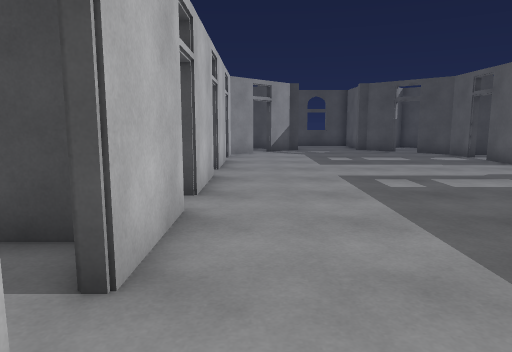
View 1 (above)

24 first-person views from a walk through a 3-D level made in the Unity game engine. The camera is 1.3 m above the floor, tilts 8° down and sees 70° across. The floor is counted in squares, 1 m on a side. Each view is taken from the middle of a square. On the plan, view 1 faces up. The plan holds only what a view shows up to about 15 squares ahead; the rest is blank. The place goes on beyond the plan. The player character is not drawn. Door leaves are left out, so doorways stand open.

View 2
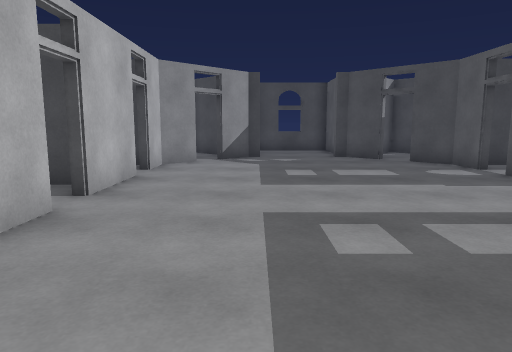

View 3
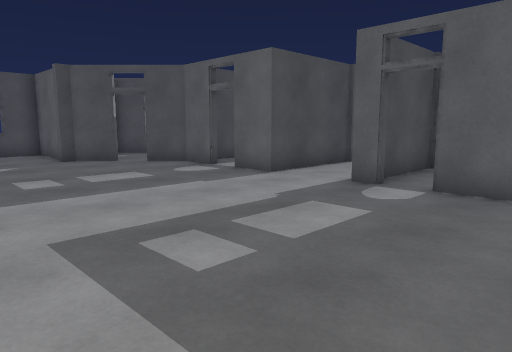

View 4
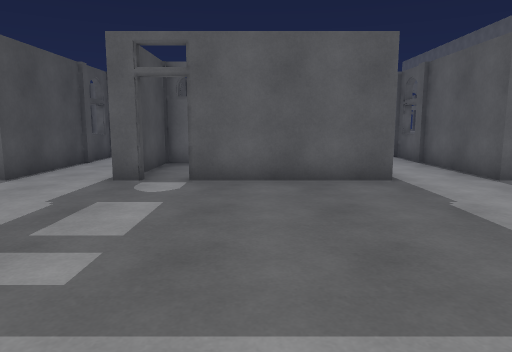

View 5
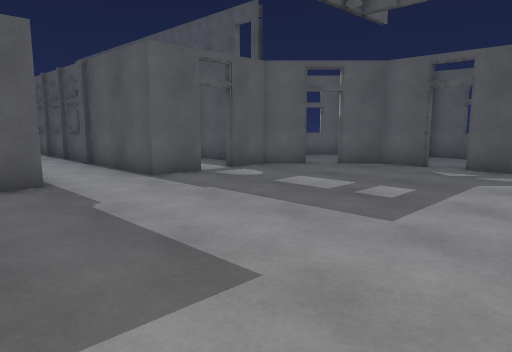

View 6
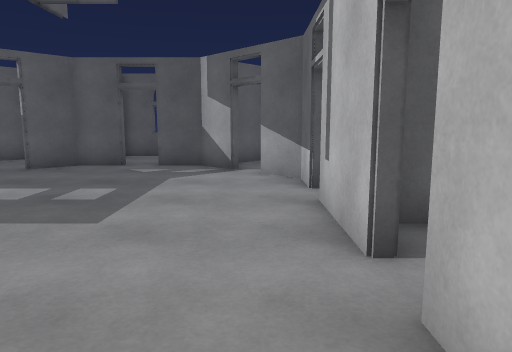

View 7
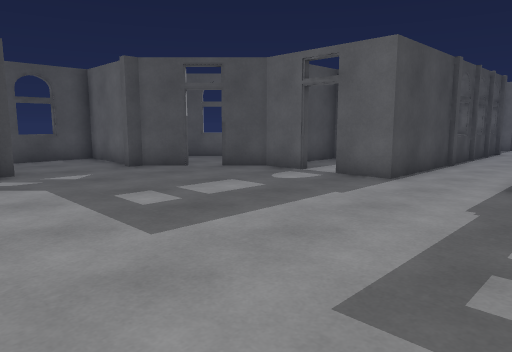

View 8
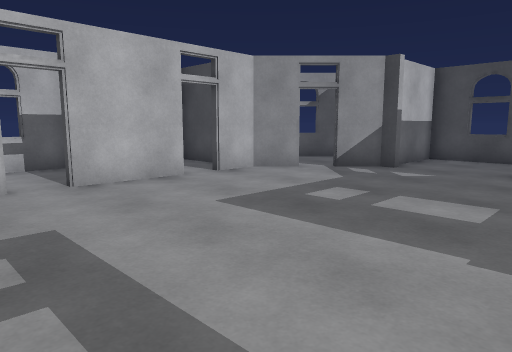

View 9
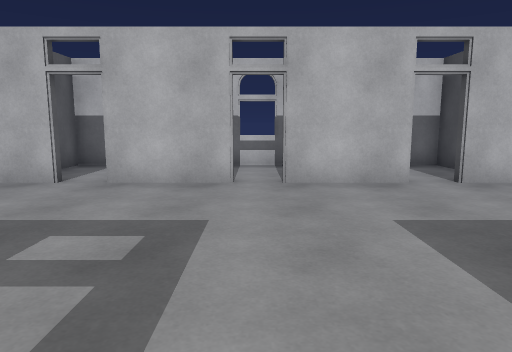

View 10
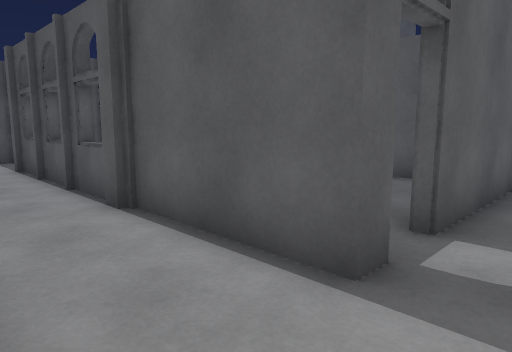

View 11
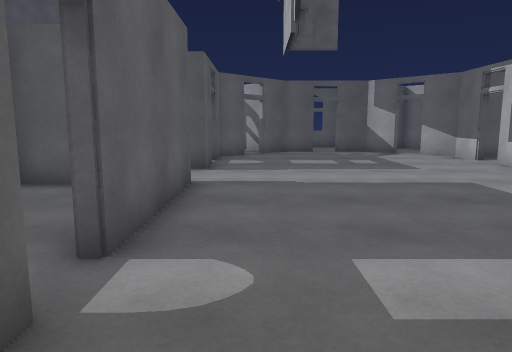

View 12
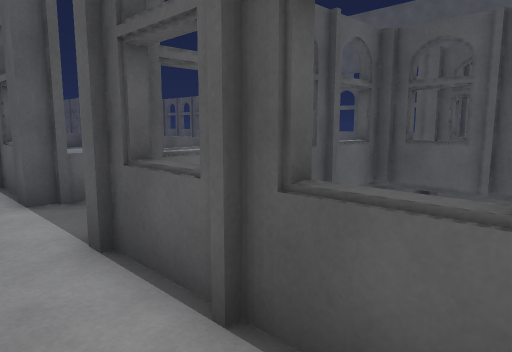

View 13
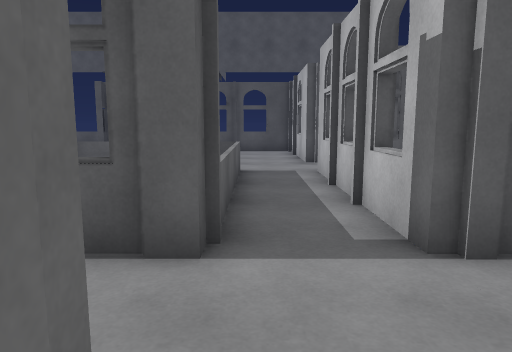

View 14
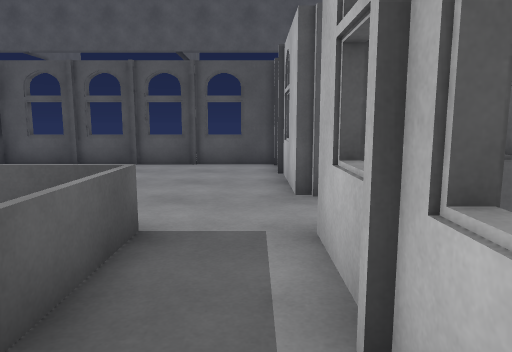

View 15
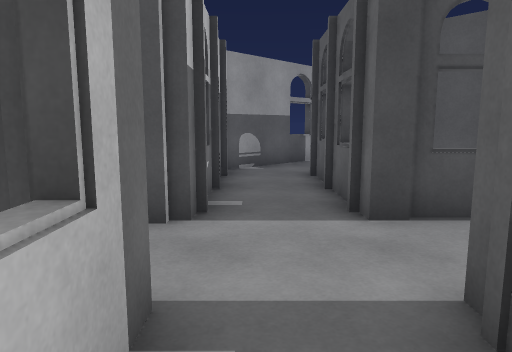

View 16
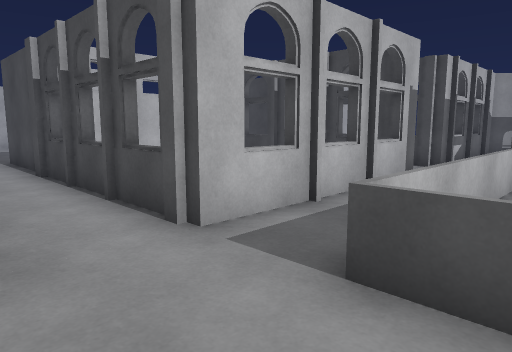

View 17
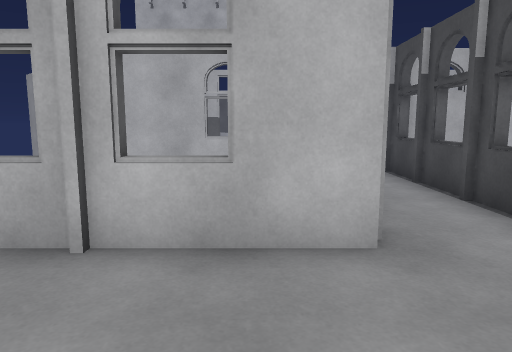

View 18
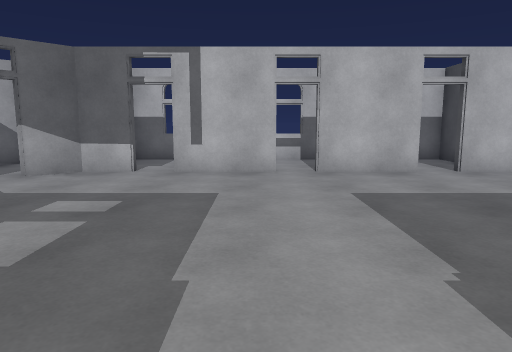

View 19
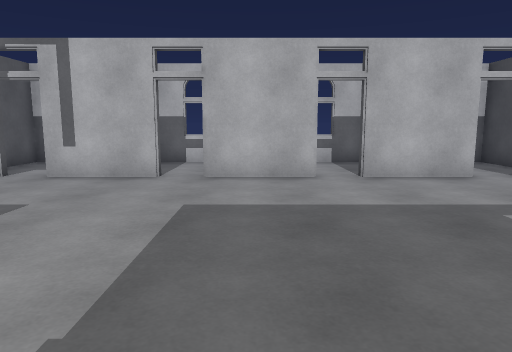

View 20
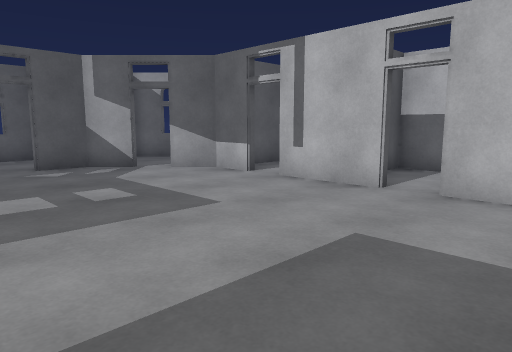

View 21
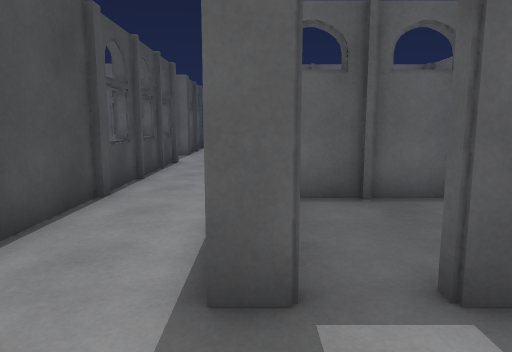

View 22
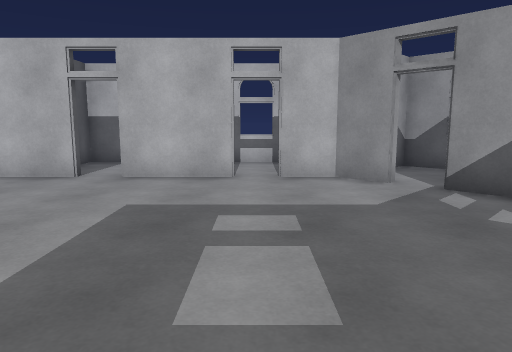

View 23
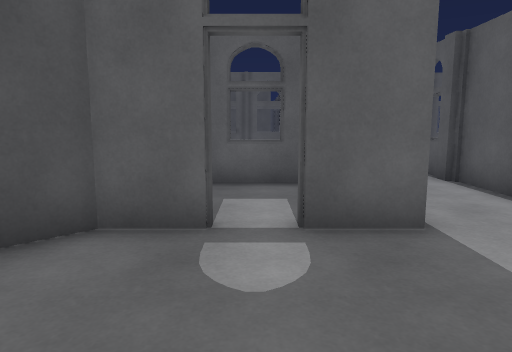

View 24
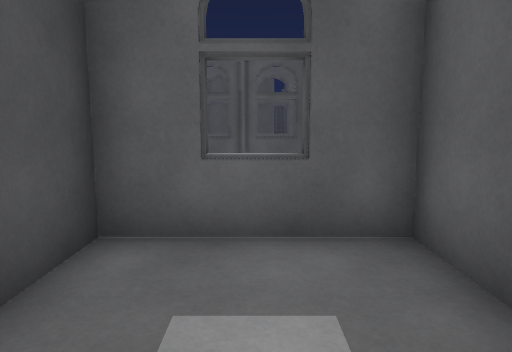

### Floor plan
Key: @ floor where view 1 was taken; # wall or solid block; x gap in a wall; . floor; = window, fence, low wall or low ledge.
Columns run from 5 left of view 1 to 23 right of it. Each row starts with its distance up from view 1.
 23        #####
 22        #...#
 21        #...#
 20        #...#
 19       ##...#             ##
 18      .#....###          ##.
 17     #........#          #..
 16 #####........#####      #..#
 15 #...#.........#..#      #..#
 14 =................=      #..#
 13 #...#.........#..#      #..#
 12 #####.........#####=#=#=#..#=
 11 #...#........................
 10 =............................
  9 #...#.........#####=#=#=#.##=
  8 ##  #.............#     =.=.
  7 #...#.........#..#      #.=.
  6 =.............#...#     =.=.
  5 #...#.........#...#     #.=.
  4 #####.........#...#     =.=.
  3 #...#.........#####=#=#=#.===
  2 =............................
  1 #...#.......................
  0 #####@........#####=#=#=#....
 -1 #   #.........#  #      #....
 -2 =............... =      =....
 -3 #...#.........#..#      #....
 -4 #####........#####      =....
 -5     #........#          ##=#=
 -6      .#....##.
 -7       ##x.##
 -8         ..

Where each view was taken, in squares from view 1:
view 1: 0 up, 0 right, facing up
view 2: 4 up, 2 right, facing up
view 3: 5 up, 1 right, facing up-right
view 4: 6 up, 0 right, facing right
view 5: 5 up, 0 right, facing down-right
view 6: 5 up, 0 right, facing down
view 7: 8 up, 0 right, facing up-right
view 8: 8 up, 7 right, facing up-left
view 9: 10 up, 7 right, facing left
view 10: 12 up, 7 right, facing down-right
view 11: 11 up, 7 right, facing down
view 12: 11 up, 15 right, facing down-right
view 13: 13 up, 21 right, facing down
view 14: 7 up, 20 right, facing down
view 15: 7 up, 20 right, facing up
view 16: 0 up, 23 right, facing up-left
view 17: 1 down, 23 right, facing left
view 18: 1 up, 9 right, facing left
view 19: 4 up, 8 right, facing left
view 20: 5 up, 6 right, facing down-left
view 21: 9 up, 6 right, facing right
view 22: 14 up, 8 right, facing left
view 23: 14 up, 4 right, facing right
view 24: 14 up, 8 right, facing right
